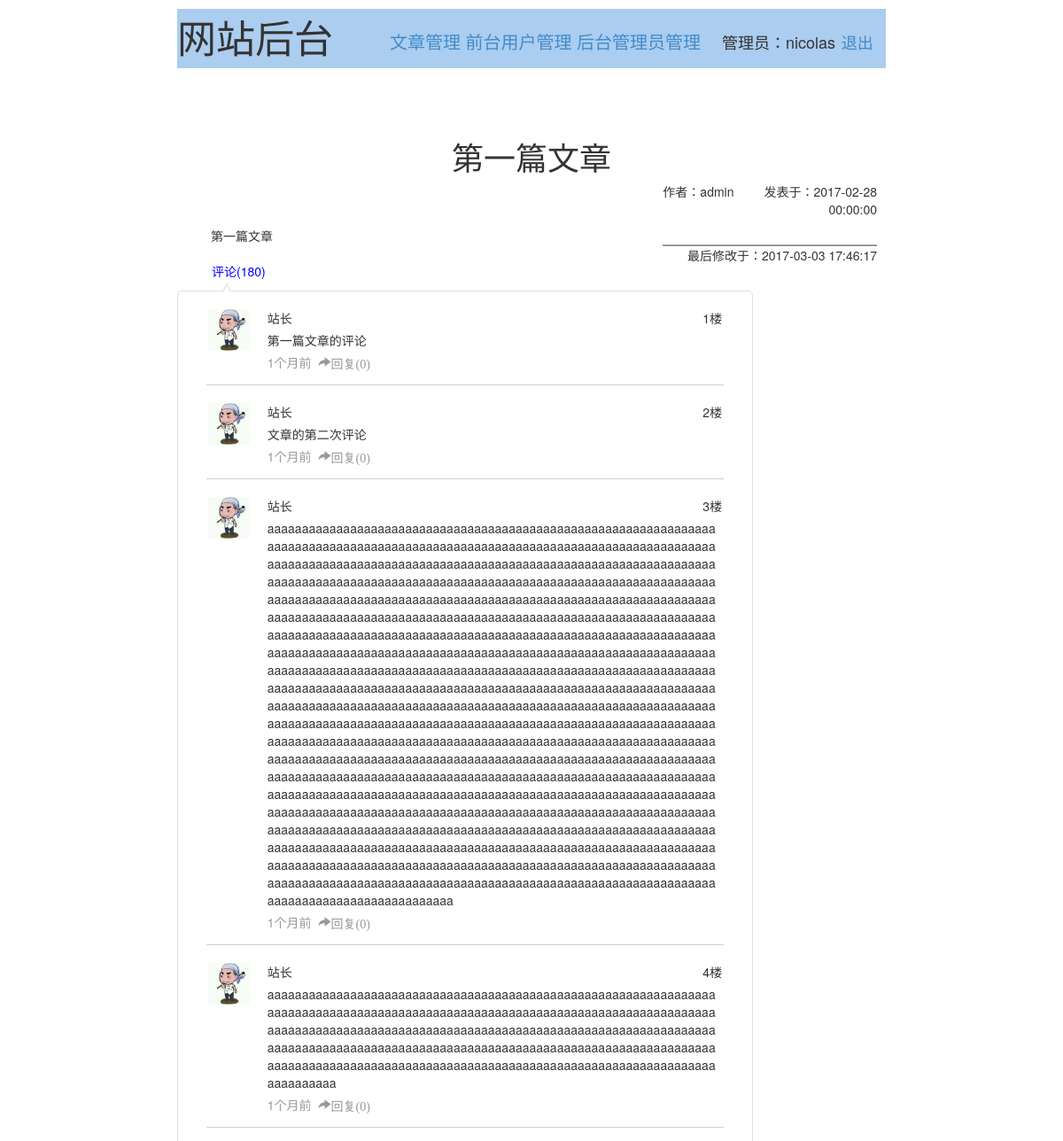
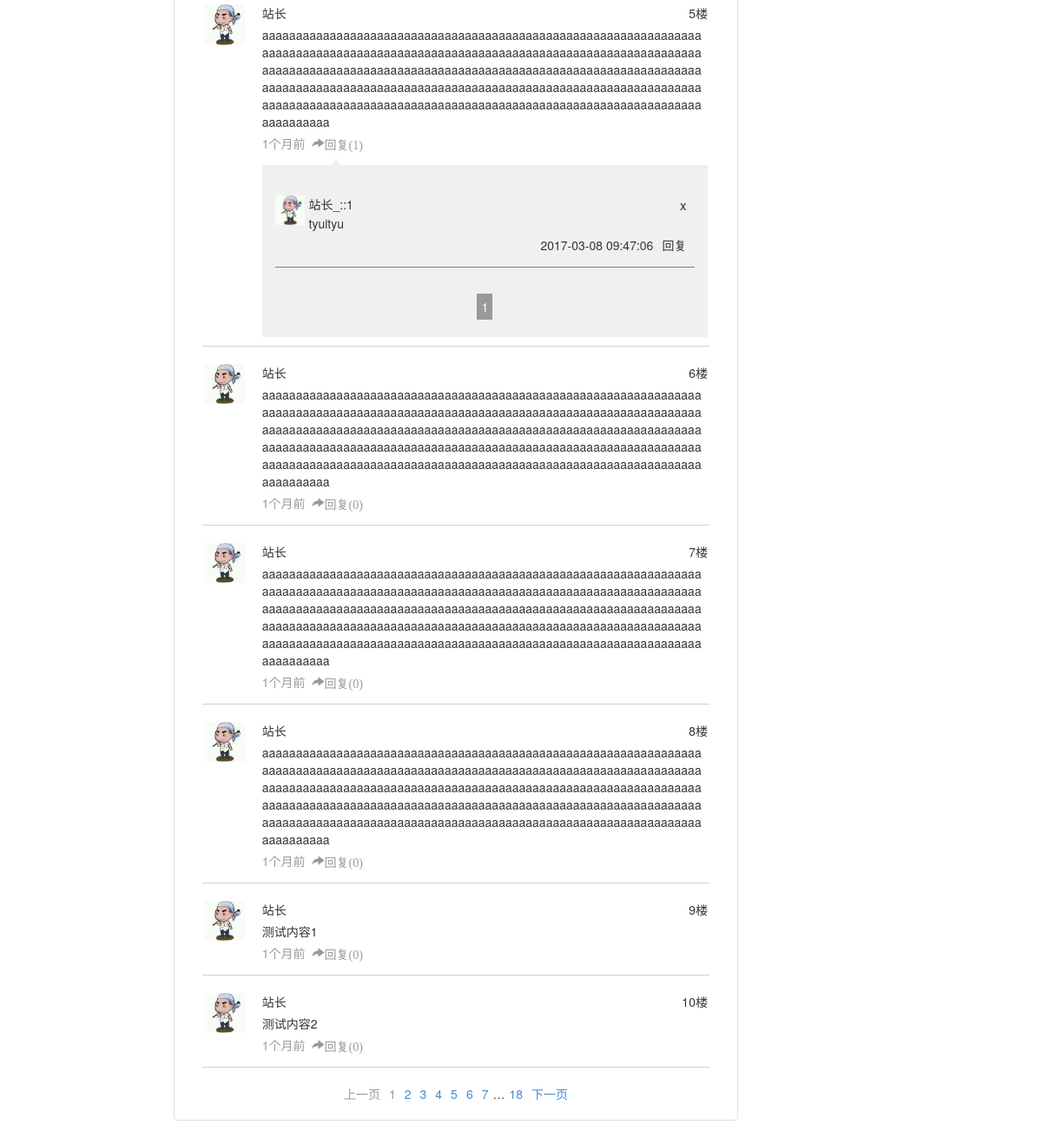
Page /backend/article_detail.php?title=第一篇文章 (signed in) on the committed database (2 pictures, top to bottom).
### tables this page shows
CREATE TABLE `article` (
  `id` int(4) NOT NULL AUTO_INCREMENT,
  `title` varchar(50) NOT NULL,
  `author` varchar(30) NOT NULL,
  `content` text NOT NULL,
  `create_time` datetime DEFAULT NULL,
  `last_change_time` datetime DEFAULT NULL,
  `art_type` varchar(30) NOT NULL,
  PRIMARY KEY (`id`),
  UNIQUE KEY `title` (`title`)
);

CREATE TABLE `art_comment` (
  `id` int(4) NOT NULL AUTO_INCREMENT,
  `face` varchar(50) DEFAULT NULL,
  `name` varchar(50) DEFAULT NULL,
  `cmt_content` text,
  `create_time` datetime DEFAULT NULL,
  `art_title` varchar(50) DEFAULT NULL,
  PRIMARY KEY (`id`),
  KEY `fk_art` (`art_title`),
  CONSTRAINT `fk_art` FOREIGN KEY (`art_title`) REFERENCES `article` (`title`)
);

CREATE TABLE `cmt_reply` (
  `id` int(4) NOT NULL AUTO_INCREMENT,
  `reply_name` varchar(50) NOT NULL,
  `reply_face` varchar(50) DEFAULT NULL,
  `reply_content` text,
  `reply_time` datetime DEFAULT NULL,
  `comment_id` int(4) DEFAULT NULL,
  PRIMARY KEY (`id`),
  KEY `cmt_reply_ibfk_1` (`comment_id`),
  CONSTRAINT `cmt_reply_ibfk_1` FOREIGN KEY (`comment_id`) REFERENCES `art_comment` (`id`)
);

### backend/article_detail.php (the view, shortened to what this page needs)
<?php
require_once '../common/database/conn.php';
$title = htmlspecialchars(trim($_GET['title']));
$type = isset($_GET['type']) ? htmlspecialchars(trim($_GET['type'])) : 'all';
$everyPageShow = 10;
$current_page = isset($_GET['page']) ? $_GET['page'] : 1;
$sql = 'select * from art_comment where art_title=:title limit '.($current_page-1)*$everyPageShow.','.$everyPageShow;
$stmt = $conn->prepare($sql);
$stmt->bindParam(':title', $title);
$stmt->execute();
$allCommentArr = $stmt->fetchAll(PDO::FETCH_ASSOC);
$totalDataNum = (int)$conn->query('select num from cmtnumview where title="'.$title.'"')->fetch()[0];
$totalPageNum = ceil($totalDataNum / $everyPageShow);
$sql = 'select * from article where title=:title';
$stmt = $conn->prepare($sql);
$stmt->bindParam(':title', $title);
if(!$stmt->execute()){
	echo '请不要进行非法操作！';
	exit;
}
$res = $stmt->fetch(PDO::FETCH_ASSOC);
if($res['last_change_time']){$changeTime = $res['last_change_time'];}else{$changeTime = '无修改';}
$dateArr = [];
$resultDateArr = [];
$now = time();
for($i=1; $i<=12; $i++){
    $month[$i] = strtotime('-'.$i.'month');
}
for($i=1; $i<=count($allCommentArr); $i++){
	$dateArr[$i] = strtotime($allCommentArr[$i-1]['create_time']);
}
for($i=1; $i<=count($dateArr); $i++){
    $result = ($now-$dateArr[$i]) / 60;
    if($result>(60*24*365)){
        $resultDateArr[$i-1] = floor($result/(60*24*365)).'年前';
    }elseif($result>(60*24*30)){
        for($x=12; $x>=1; $x--){
            if($month[$x] > $dateArr[$i]){
                $resultDateArr[$i-1] = $x.'个月前';
                break;
            }
        }
    }elseif($result > (60*24)){
        $resultDateArr[$i-1] = floor($result/(60*24)).'天前';
    }elseif($result > 60){
        $resultDateArr[$i-1] = floor($result/60).'小时前';
    }elseif($result > 1){
        $resultDateArr[$i-1] = floor($result).'分钟前';
    }else{
    	$resultDateArr[$i-1] = '刚刚';
    }
}
$commentNum = $conn->query('select num from article,cmtnumview where article.title="'.$res['title'].'" and article.title=cmtnumview.title')->fetch()[0];
$ip = $_SERVER['REMOTE_ADDR'];
$allReplyNum = $conn->query('select * from cmtreplyview where title="'.$res['title'].'"')->fetchAll(PDO::FETCH_ASSOC);
if(!empty($allReplyNum)){
	$allReplyNumArr = [];
	$allCommentIdArr = [];
	for($i=0; $i<count($allCommentArr); $i++){
		for($y=count($allReplyNum)-1; $y>=0; $y--){
			if($allReplyNum[$y]['comment_id'] == $allCommentArr[$i]['id']){
				array_push($allReplyNumArr,$allReplyNum[$y]['reply_num']);
				break;
			}
			if(empty($y)){
				array_push($allReplyNumArr,'0');
			}elseif($y == 0){
				array_push($allReplyNumArr,'0');
			}
		}
		array_push($allCommentIdArr, $allCommentArr[$i]['id']);
	}
	$allReplyCurrentPage = [];
	for($i=0; $i<count($allCommentArr); $i++){
		if(isset($_GET['replyCurrentPage_'.$i])){
			$allReplyCurrentPage['replyCurrentPage_'.$i] = $_GET['replyCurrentPage_'.$i];
		}else{
			$allReplyCurrentPage['replyCurrentPage_'.$i] = 1;
		}
	}
	$replyEveryPageShow = 8;
	for($i=0; $i<count($allCommentIdArr); $i++){
		$replyTotalPageNum[$i] = ceil($allReplyNumArr[$i] / $replyEveryPageShow);
	}
	$everyIdReplyDataArr = [];
	for($i=0; $i<count($allCommentArr); $i++){
		if(!empty($allReplyNumArr[$i])){
			$everyIdReplyData = $conn->query('select * from cmt_reply where comment_id="'.$allCommentIdArr[$i].'" limit '.($allReplyCurrentPage['replyCurrentPage_'.$i] - 1)*$replyEveryPageShow.','.$replyEveryPageShow)->fetchAll(PDO::FETCH_ASSOC);
			array_push($everyIdReplyDataArr, $everyIdReplyData);
		}else{
			array_push($everyIdReplyDataArr, '0');
		}
	}
}
 ?>
 <!DOCTYPE html>
<html lang="en">
<head>
	<link rel="stylesheet" href="../bootstrap/css/bootstrap.css">
</head>
<body>
	<div class='content'>
		<div class='banner'>
			<span class='banner_title'>网站后台</span>
			<ul class='banner_function'>
				<li><a href='article.php'>文章管理</a></li>
				<li><a href='user.php'>前台用户管理</a></li>
				<li><a href='adminuser.php'>后台管理员管理</a></li>
			</ul>
			<span class='banner_user'>管理员：<?php echo $_SESSION['username']; ?></span>
			<a class='logout' href="logout.php">退出</a>
		</div>
		<br>
		<br>
	</div>
		<br>
		<div class='article_frame'>
			<div class='article_title'><h1 id='article_title'><?= $res['title']; ?></h1></div>
			<div class='article_two'>
				<span class='article_author'>作者：<?= $res['author']; ?></span>
				<span class='article_create'>发表于：<?= $res['create_time'] ?></span>
			</div>
			<div class='article_content'><?php
				if(mb_strlen($res['content'], 'utf-8') > 5000){
					$str = mb_substr($res['content'], 0, 1785, 'utf-8');
					$strLeft = mb_substr($res['content'], 1785, mb_strlen($res['content'], 'utf-8'), 'utf-8').'<span class="article_last_change" id="goArtCmt">最后修改于：'.$changeTime.'</span>';
					echo $str;
					$leftPercent = ceil((1-mb_strlen($str, 'utf-8') / mb_strlen($res['content'], 'utf-8'))*100);
					echo '<a id="showLeftContent">点击展开剩下的'.$leftPercent.'%</a>';
					echo '<span id="leftContent" class="hide">'.$strLeft.'</span>';
				}else{
					echo $res['content'].'<span class="article_last_change" id="goArtCmt">最后修改于：'.$changeTime.'</span>';
				}
			?></div>
			<div class='article_comment'>评论(<?php echo $commentNum>0 ? $commentNum : '0'; ?>)</div>
			<div class='comment_menu'>
				<?php
					for($i=0; $i<count($allCommentArr); $i++){
						$name = explode('_', $allCommentArr[$i]['name']);
						if($name[1] == '::1'){
							$ip = '站长';
						}else{
							$ip = explode('.', $name[1]);
							$ip[0] = '*';
							$ip = $name[0].'_'.implode('.', $ip);
						}
						$cmtFloor = ($current_page-1)*10 + $i + 1 . '楼';
						echo '<div class="menu_frame" id="'.$i.'">';
							echo '<div class="menu_face"><img class="menu_face_img" src="'.$allCommentArr[$i]['face'].'" /></div>';
							echo '<div class="menu_three" id="floor_'.$i.'">';
								echo '<div class="menu_three_name">'.$ip.'<span class="menu_three_floor" id="menu_three_floor_'.$i.'">'.$cmtFloor.'</span></div><input id="floorVal_'.$i.'" type="hidden" value="'.$cmtFloor.'" />';
								echo '<div class="menu_three_content">'.$allCommentArr[$i]['cmt_content'].'</div>';
								echo '<div class="menu_three_create_time">'.$resultDateArr[$i].'<span " class="glyphicon glyphicon-share-alt cmt_reply" id="cmt_reply_'.$i.'">回复('.$allReplyNumArr[$i].')</span></div>';
								if(!empty($everyIdReplyDataArr[$i])){
									echo '<div class="replyFrame" id="replyFrame_'.$i.'">';
									foreach($everyIdReplyDataArr[$i] as $k => $v){
											echo '<div class="reply"><div class="replyFace"><img class="replyFace_img" src="'.$v['reply_face'].'" /></div>';
												echo '<div class="replyContentFrame">';
													echo '<div class="replyName" >'.$v['reply_name'].'<span class="delReply" id="delReply_'.$i.'_'.$k.'">x</span><input id="delReplyVal_'.$i.'_'.$k.'" type="hidden" value="'.$everyIdReplyDataArr[$i][$k]['id'].'" /></div>';
													echo '<div class="replyContent">'.$v['reply_content'].'</div>';
													echo '<div class="replyTime">'.$v['reply_time'].'<span class="replyTo" id="replyTo_'.$i.'_'.$k.'" value="'.$v['reply_name'].'">回复</span></div>';
												echo '</div></div>';
											}
								?>
				 <?php
				 		echo '<div class="replyPaginationFrame">';
								echo '<div class="replyPagination">';
								if(!empty($allReplyNumArr[$i])){
									if($replyTotalPageNum[$i] < 7){
										for($j=1; $j<=$replyTotalPageNum[$i]; $j++){
											if($j == $allReplyCurrentPage['replyCurrentPage_'.$i]){
												echo '<a><span class="replyPaginationActive">'.$j.'</span></a>';
											}else{
											echo '<a href="article_detail.php?type='.$type.'&title='.$res['title'].'&page='.$current_page.'&goR='.$i.'&replyCurrentPage_'.$i.'='.$j.'"><span class="replyPaginationNormal">'.$j.'</span></a>';
											}
										}
									}
								}
								echo '</div>';
						echo '</div>';
				 	echo '</div>';
				 }
				 echo '</div>';
				echo '</div>';
			}
				  ?>
				<div class='myPagination'>
					<?php
						$pagination = 7;
						if($totalPageNum < $pagination){
							for($i=1; $i<=$totalPageNum; $i++){
								if($i == $current_page){
									echo '<a class="pageActive">'.$i.'</a>';
								}else{
									echo '<a href="article_detail.php?type='.$type.'&title='.$title.'&page='.$i.'&#goArtCmt">'.$i.'</a>';
								}
							}
						}else{
							if($current_page+2 <= $pagination){
								if($current_page > 0 && $current_page == 1){
									echo '<a class="pageActive">上一页</a>';
								}else{
									echo '<a href="article_detail.php?type='.$type.'&title='.$title.'&page='.($current_page-1).'&#goArtCmt">上一页</a>';
								}
								for($i=1; $i<=$pagination; $i++){
									if($i == $current_page){
										echo '<a class="pageActive">'.$i.'</a>';
									}else{
										echo '<a href="article_detail.php?type='.$type.'&title='.$title.'&page='.$i.'&#goArtCmt">'.$i.'</a>';
									}
								}
								echo '…';
								echo '<a href="article_detail.php?type='.$type.'&title='.$title.'&page='.$totalPageNum.'&#goArtCmt">'.$totalPageNum.'</a>';
								if($current_page < $totalPageNum && $current_page > 0){
									echo '<a href="article_detail.php?type='.$type.'&title='.$title.'&page='.($current_page+1).'&#goArtCmt">下一页</a>';
								}else{
									echo '<a class="pageActive">下一页</a>';
								}
							}
						}
					 ?>
				</div>
			</div>
		</div>
</body>
</html>

### backend/article_detail.php (style rules this page uses)
body { background-repeat: repeat; }
.article_frame { width: 800px; margin:0 auto; }
.article_title { text-align: center; }
.article_author { margin-right: 30px; }
.article_content { clear:both; text-indent: 2em; padding-top: 10px; padding-bottom: 10px; margin:10px; }
.article_last_change { position: relative; display: inline-block; float:right; margin-top: 20px; border-top: 2px solid #999; text-align: right; }
.article_two { float:right; width:35%; text-align: right; margin-right: 10px; }
.article_comment { float:left; display: inline-block; margin-bottom: 12px; margin-left:39px; color:blue; }
.comment_menu { position: relative; clear:both; float:left; width:650px; height: 100%; margin-bottom: 20px; border-radius: 5px; border:1px solid #E0E0E0; }
.comment_menu:before { position: absolute; content:""; width:0; height:0; top:-10px; left:50px; border-right:5px solid transparent; border-left:5px solid transparent; border-bottom:10px solid #E0E0E0; }
.comment_menu:after { position: absolute; content:""; width:0; height:0; top:-8px; left:51px; border-right: 4px solid transparent; border-left:4px solid transparent; border-bottom: 10px solid white; }
.menu_frame { position: relative; width:90%; margin:0 auto; text-align: center; border-bottom: 1px solid #D0D0D0; margin-top:20px; }
.menu_face { display: inline-block; vertical-align: top; margin-right: 20px; width:8%; height:8%; }
.menu_face_img { width:100%; height:100%; }
.menu_three { position: relative; display: inline-block; width:88%; height:100%; text-align: left; }
.menu_three_name { margin-bottom: 5px; }
.menu_three_floor { float:right; }
.menu_three_content { word-wrap:break-word; margin-bottom: 5px; }
.menu_three_create_time { color:#999; margin-bottom: 15px; }
.myPagination { margin-top:20px; margin-bottom: 20px; text-align: center; }
.myPagination a { margin-left:5px; margin-right: 5px; }
.pageActive:hover, .pageActive { color:#999; }
.reply { background-color: ; margin-bottom: 0px; padding-top: 20px; border-bottom: 1px solid gray; }
.cmt_reply { margin:0 8px; cursor: pointer; }
.replyFrame { position: relative; background-color: #F0F0F0; padding:15px; margin-bottom: 10px; }
.replyFrame:before { position: absolute; content:""; width:0; height:0; left:80px; top:-8px; border-right:5px solid transparent; border-left:5px solid transparent; border-bottom:8px solid #F0F0F0; }
.replyFace { display: inline-block; vertical-align: top; margin-right: 5px; width:7%; height:7%; }
.replyFace_img { width:100%; height:100%; }
.replyContentFrame { position: relative; display: inline-block; width:90%; margin-bottom: 10px; }
.delReply { float:right; font-size: 15px; cursor:pointer; }
.replyContent { display: inline-block; width:100%; word-wrap:break-word; margin-bottom: 5px; }
.replyTime { text-align: right; margin-bottom: 5px; }
.replyPaginationFrame { margin-bottom: 10px; }
.replyPagination { width:100%; display: inline-block; text-align: center; margin-top: 35px; }
.replyPaginationActive, .replyPaginationActive:hover { background-color: #999; padding: 5px; margin-left: 3px; margin-right: 3px; color:white; }
.replyTo { margin-left: 10px; }
.content { width:800px; margin:0 auto; }
.banner { position: relative; background-color: #ABCDEF; margin-top: 10px; }
.banner_title { font-size: 44px; background-color: ; display: inline-block; margin-right: 20px; }
.banner_function { display: inline-block; position: relative; font-size: 20px; margin-right: 20px; bottom:5px; }
.banner_function > li { display: inline-block; list-style: none; }
.banner_user { position: relative; background-color:; font-size: 18px; bottom:5px; }
.logout { position: relative; background-color:; font-size: 18px; bottom:5px; margin-left:3px; }
.menu_three_floor { cursor:pointer; }

### rows in the picture
article: title "第一篇文章", author "admin", create_time "2017-02-28 00:00:00", content "第一篇文章", last_change_time "2017-03-03 17:46:17"
art_comment: face (picture), name "站长", cmt_content "第一篇文章的评论"
art_comment: face (picture), name "站长", cmt_content "文章的第二次评论"
art_comment: face (picture), name "站长", cmt_content "aaaaaaaaaaaaaaaaaaaaaaaaaaaaaaaaaaaaaaaaaaaaaaaaaaaaaaaaaaaaaaaaaaaaaaaaaaaaaaaaaaaaaaaaaaaaaaaaaaaaaaaaaaaaaaaaaaaaaaaaaaaaaaaaaaaaaaaaaaaaaaaaaaaaaaaaaaaaaaaaaaaaaaaaaaaaaaaaaaaaaaaaaaaaaaaaaaaaaaaaaaaaaaaaaaaaaaaaaaaaaaaaaaaaaaaaaaaaaaaaaaaaaaaaaaaaaaaaaaaaaaaaaaaaaaaaaaaaaaaaaaaaaaaaaaaaaaaaaaaaaaaaaaaaaaaaaaaaaaaaaaaaaaaaaaaaaaaaaaaaaaaaaaaaaaaaaaaaaaaaaaaaaaaaaaaaaaaaaaaaaaaaaaaaaaaaaaaaaaaaaaaaaaaaaaaaaaaaaaaaaaaaaaaaaaaaaaaaaaaaaaaaaaaaaaaaaaaaaaaaaaaaaaaaaaaaaaaaaaaaaaaaaaaaaaaaaaaaaaaaaaaaaaaaaaaaaaaaaaaaaaaaaaaaaaaaaaaaaaaaaaaaaaaaaaaaaaaaaaaaaaaaaaaaaaaaaaaaaaaaaaaaaaaaaaaaaaaaaaaaaaaaaaaaaaaaaaaaaaaaaaaaaaaaaaaaaaaaaaaaaaaaaaaaaaaaaaaaaaaaaaaaaaaaaaaaaaaaaaaaaaaaaaaaaaaaaaaaaaaa…"
art_comment: face (picture), name "站长", cmt_content "aaaaaaaaaaaaaaaaaaaaaaaaaaaaaaaaaaaaaaaaaaaaaaaaaaaaaaaaaaaaaaaaaaaaaaaaaaaaaaaaaaaaaaaaaaaaaaaaaaaaaaaaaaaaaaaaaaaaaaaaaaaaaaaaaaaaaaaaaaaaaaaaaaaaaaaaaaaaaaaaaaaaaaaaaaaaaaaaaaaaaaaaaaaaaaaaaaaaaaaaaaaaaaaaaaaaaaaaaaaaaaaaaaaaaaaaaaaaaaaaaaaaaaaaaaaaaaaaaaaaaaaaaaaaaaaaaaaaaaaaaaaaaaaaaaaaaaaaaaaaaaaaaaaaaaaaaaaaaaaaaaaaaaaaaaaaaaa"
art_comment: face (picture), name "站长", cmt_content "aaaaaaaaaaaaaaaaaaaaaaaaaaaaaaaaaaaaaaaaaaaaaaaaaaaaaaaaaaaaaaaaaaaaaaaaaaaaaaaaaaaaaaaaaaaaaaaaaaaaaaaaaaaaaaaaaaaaaaaaaaaaaaaaaaaaaaaaaaaaaaaaaaaaaaaaaaaaaaaaaaaaaaaaaaaaaaaaaaaaaaaaaaaaaaaaaaaaaaaaaaaaaaaaaaaaaaaaaaaaaaaaaaaaaaaaaaaaaaaaaaaaaaaaaaaaaaaaaaaaaaaaaaaaaaaaaaaaaaaaaaaaaaaaaaaaaaaaaaaaaaaaaaaaaaaaaaaaaaaaaaaaaaaaaaaaaaa"
cmt_reply: reply_face (picture), reply_name "站长_::1", reply_content "tyuityu", reply_time "2017-03-08 09:47:06"
art_comment: face (picture), name "站长", cmt_content "aaaaaaaaaaaaaaaaaaaaaaaaaaaaaaaaaaaaaaaaaaaaaaaaaaaaaaaaaaaaaaaaaaaaaaaaaaaaaaaaaaaaaaaaaaaaaaaaaaaaaaaaaaaaaaaaaaaaaaaaaaaaaaaaaaaaaaaaaaaaaaaaaaaaaaaaaaaaaaaaaaaaaaaaaaaaaaaaaaaaaaaaaaaaaaaaaaaaaaaaaaaaaaaaaaaaaaaaaaaaaaaaaaaaaaaaaaaaaaaaaaaaaaaaaaaaaaaaaaaaaaaaaaaaaaaaaaaaaaaaaaaaaaaaaaaaaaaaaaaaaaaaaaaaaaaaaaaaaaaaaaaaaaaaaaaaaaa"
art_comment: face (picture), name "站长", cmt_content "aaaaaaaaaaaaaaaaaaaaaaaaaaaaaaaaaaaaaaaaaaaaaaaaaaaaaaaaaaaaaaaaaaaaaaaaaaaaaaaaaaaaaaaaaaaaaaaaaaaaaaaaaaaaaaaaaaaaaaaaaaaaaaaaaaaaaaaaaaaaaaaaaaaaaaaaaaaaaaaaaaaaaaaaaaaaaaaaaaaaaaaaaaaaaaaaaaaaaaaaaaaaaaaaaaaaaaaaaaaaaaaaaaaaaaaaaaaaaaaaaaaaaaaaaaaaaaaaaaaaaaaaaaaaaaaaaaaaaaaaaaaaaaaaaaaaaaaaaaaaaaaaaaaaaaaaaaaaaaaaaaaaaaaaaaaaaaa"
art_comment: face (picture), name "站长", cmt_content "aaaaaaaaaaaaaaaaaaaaaaaaaaaaaaaaaaaaaaaaaaaaaaaaaaaaaaaaaaaaaaaaaaaaaaaaaaaaaaaaaaaaaaaaaaaaaaaaaaaaaaaaaaaaaaaaaaaaaaaaaaaaaaaaaaaaaaaaaaaaaaaaaaaaaaaaaaaaaaaaaaaaaaaaaaaaaaaaaaaaaaaaaaaaaaaaaaaaaaaaaaaaaaaaaaaaaaaaaaaaaaaaaaaaaaaaaaaaaaaaaaaaaaaaaaaaaaaaaaaaaaaaaaaaaaaaaaaaaaaaaaaaaaaaaaaaaaaaaaaaaaaaaaaaaaaaaaaaaaaaaaaaaaaaaaaaaaa"
art_comment: face (picture), name "站长", cmt_content "测试内容1"
art_comment: face (picture), name "站长", cmt_content "测试内容2"

### other values in the picture
$_SESSION['username'] "nicolas"
$commentNum "180"
$cmtFloor "1楼"
$resultDateArr[$i] "1个月前"
$allReplyNumArr[$i] "0"
$cmtFloor "2楼"
$cmtFloor "3楼"
$cmtFloor "4楼"
$cmtFloor "5楼"
$allReplyNumArr[$i] "1"
$cmtFloor "6楼"
$cmtFloor "7楼"
$cmtFloor "8楼"
$cmtFloor "9楼"
$cmtFloor "10楼"
